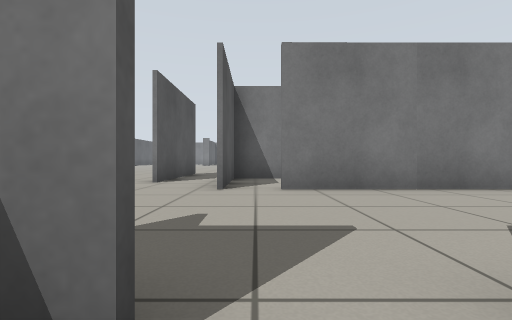
view 1 (above)

24 first-person views from a walk through a Gazebo world. The camera is 0.5 m above the floor, looks level and sees 85° across. The floor is counted in squares, 1 m on a side. Each view is taken from the middle of a square. On the plan, view 1 faces up. The plan holds only what a view shows up to about 9 squares ahead; the rest is blank.

view 2
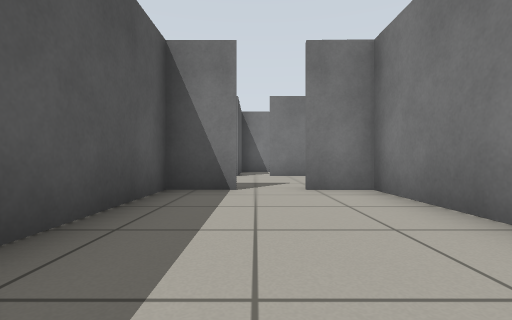

view 3
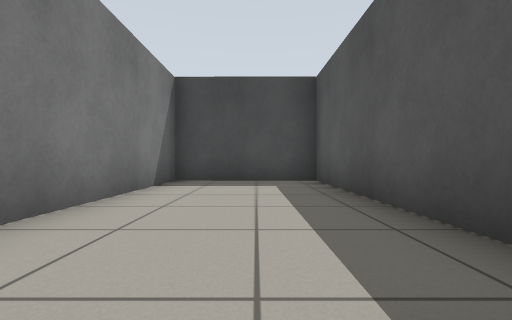

view 4
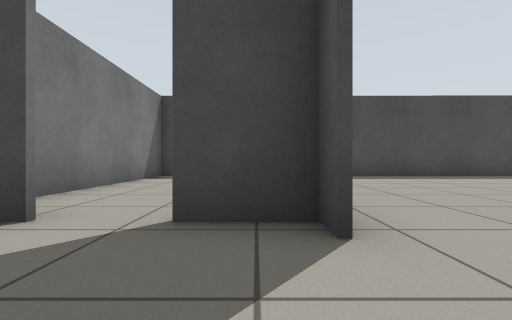

view 5
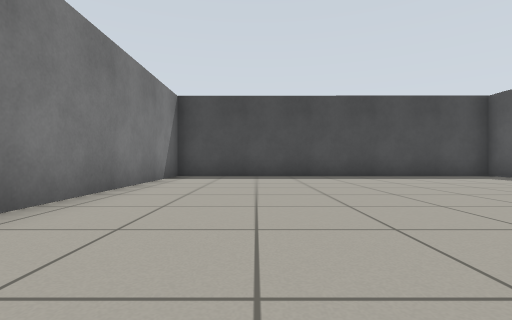

view 6
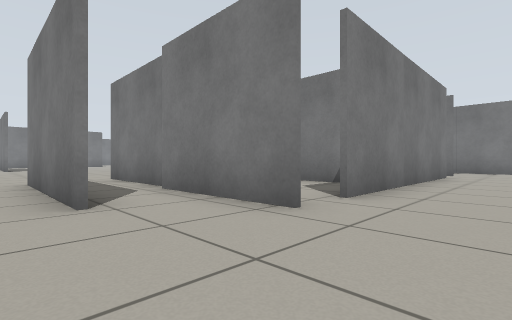

view 7
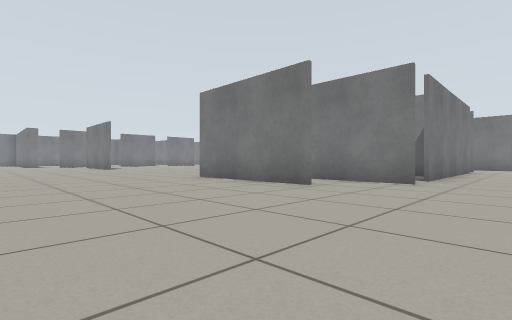

view 8
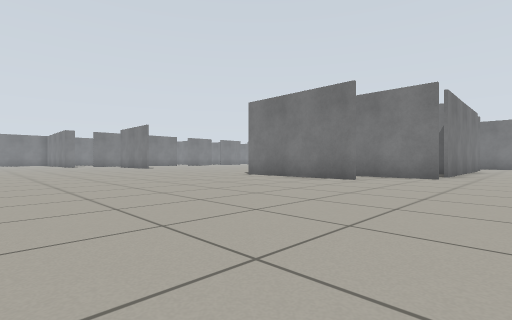

view 9
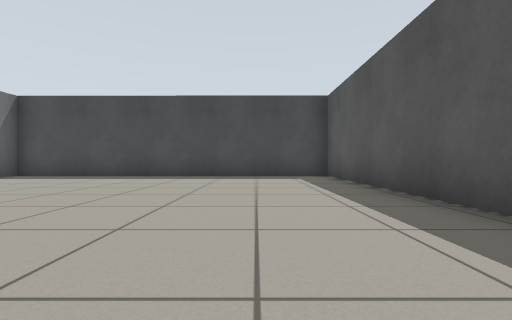

view 10
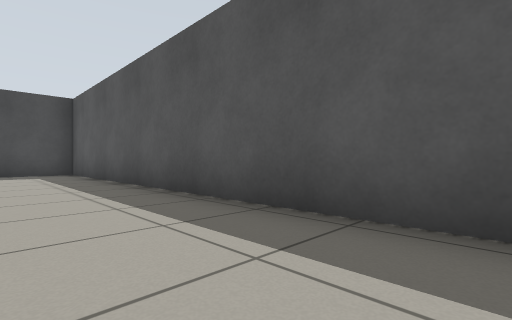

view 11
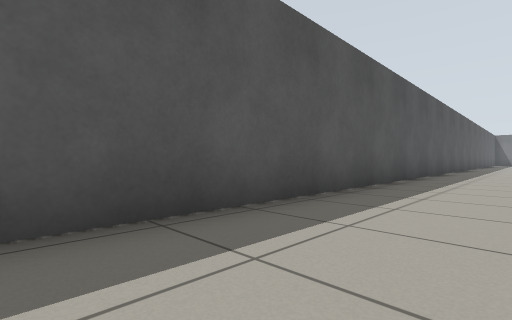

view 12
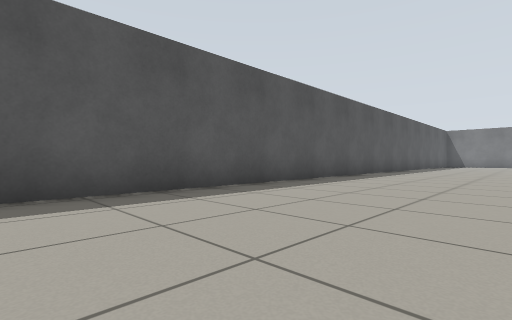

view 13
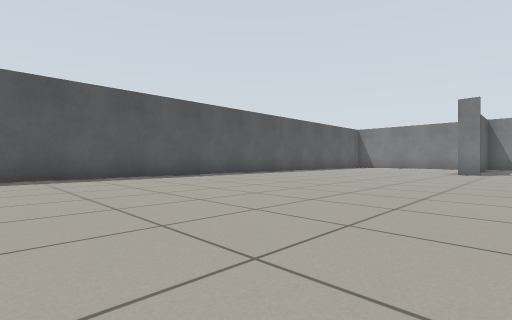

view 14
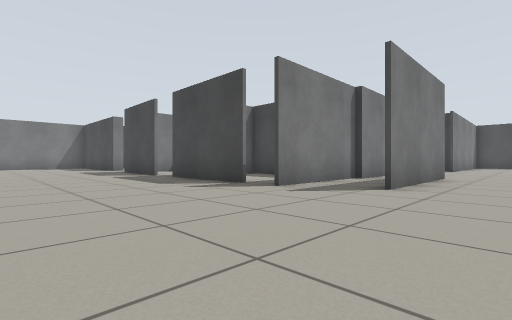

view 15
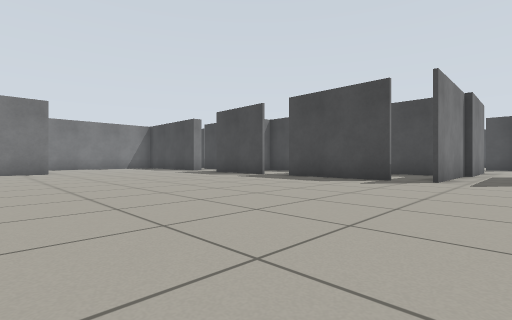

view 16
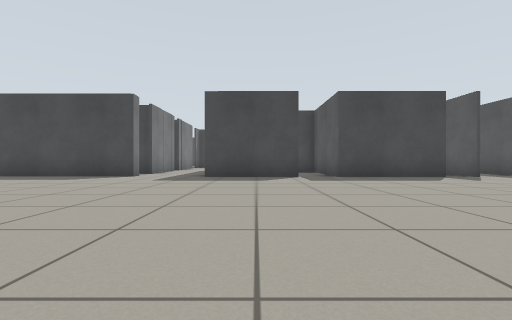

view 17
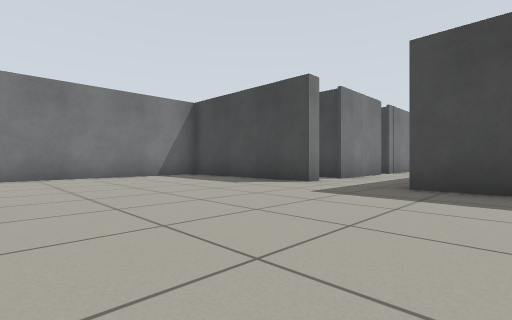

view 18
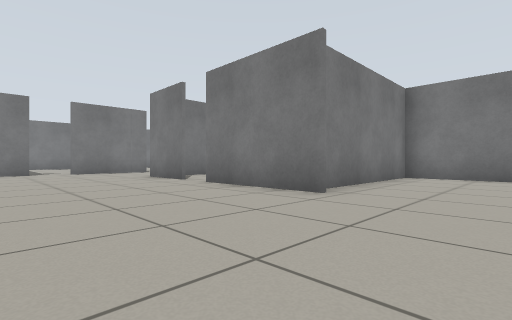

view 19
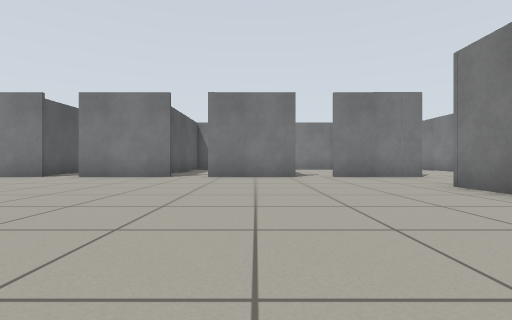

view 20
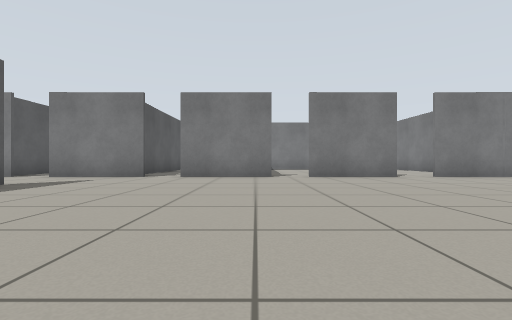

view 21
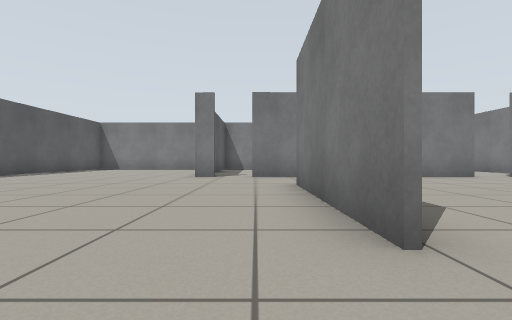

view 22
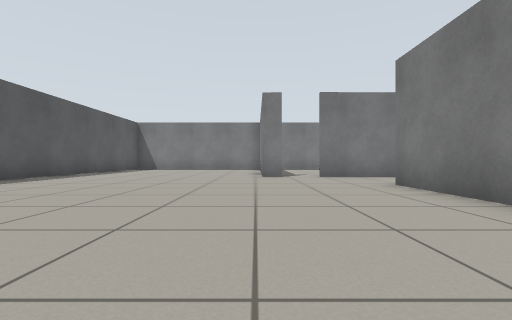

view 23
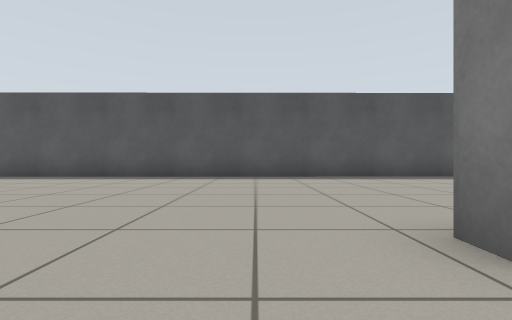

view 24
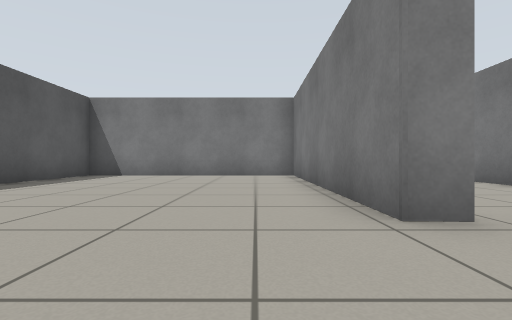

### Floor plan
Points are (right, up) in squares from view 1. A wall is a line through its corners. A room is listed if a view was taken in it or the views show most of it. See-through windows are left out.
Room 1 (views 1, 2)
walls: (-0.2, 0.7) (-1.6, 0.7); (-1.5, 1.2) (-1.5, -5.7); (-1, -5.7) (2, -5.7) (2, 0.7) (0.8, 0.7)
ways out: opening at (0, 1) to room 2
Room 2 (views 3, 4, 5, 6, 7, 8, 9, 10, 11, 12, 13, 14, 15, 16, 17, 18, 19, 20, 21, 22, 23, 24)
walls: (-2.2, 10) (-2.2, 6.2); (0.5, 10.9) (3.6, 10.9); (-2.2, 18.5) (-2.2, 22.6); (-0.5, 7.6) (-0.5, 11); (-2.2, 6.1) (-2.2, 10.1); (4.7, 10.9) (7.6, 10.9); (-0.7, 4.7) (-0.7, 7.7); (6.3, 4.8) (0.4, 4.7); (9.7, 10) (9.7, 10.6) (13.7, 10.6); (9.7, 16.3) (9.7, 19.4); (-1.6, 0.8) (-0.3, 0.8); (-0.2, 25.1) (-3.1, 25.2); (-4.2, 25.3) (-4.8, 25.3) (-4.8, 32) (-11.3, 31.9) (-11.2, -5.7) (-1, -5.7); (9.7, 6.9) (9.7, 9.1); (3.5, 25.3) (0.8, 25.2); (9.7, 20.4) (9.7, 22.3); (7.3, 25.3) (4.5, 25.3); (14.5, 11.6) (14.5, 16.6) (10.2, 16.6); (11, 25.3) (8.3, 25.3); (-1.6, -5.8) (-1.6, 0.5)
ways out: opening at (0, 1) to room 1; opening at (0, 5) to room 3; opening at (0, 25); opening at (4, 25); opening at (8, 25); opening at (10, 20); gap at (6, 5)
Room 3 (no view inside)
walls: (0.7, 7.6) (-0.5, 7.6); (-0.6, 7.2) (-0.6, 4.7); (2.7, 5.3) (2.6, 7.1)
ways out: opening at (0, 5) to room 2

Positions as (right, up) in squares from view 1, and headings:
1: (0, 0), facing up
2: (0, -4), facing up
3: (0, 1), facing down
4: (-1, 3), facing down
5: (-4, 3), facing down
6: (-3, 3), facing up-right
7: (-7, 3), facing up-right
8: (-9, 3), facing up-right
9: (-9, 3), facing down
10: (-9, 5), facing down-left
11: (-9, 2), facing up-left
12: (-7, 9), facing up-left
13: (-3, 14), facing up-left
14: (-4, 15), facing down-right
15: (-2, 18), facing down-right
16: (6, 19), facing down
17: (6, 16), facing down-right
18: (6, 14), facing up-right
19: (6, 17), facing up
20: (3, 17), facing up
21: (-3, 17), facing up
22: (-5, 17), facing up
23: (-3, 24), facing left
24: (-6, 23), facing up
